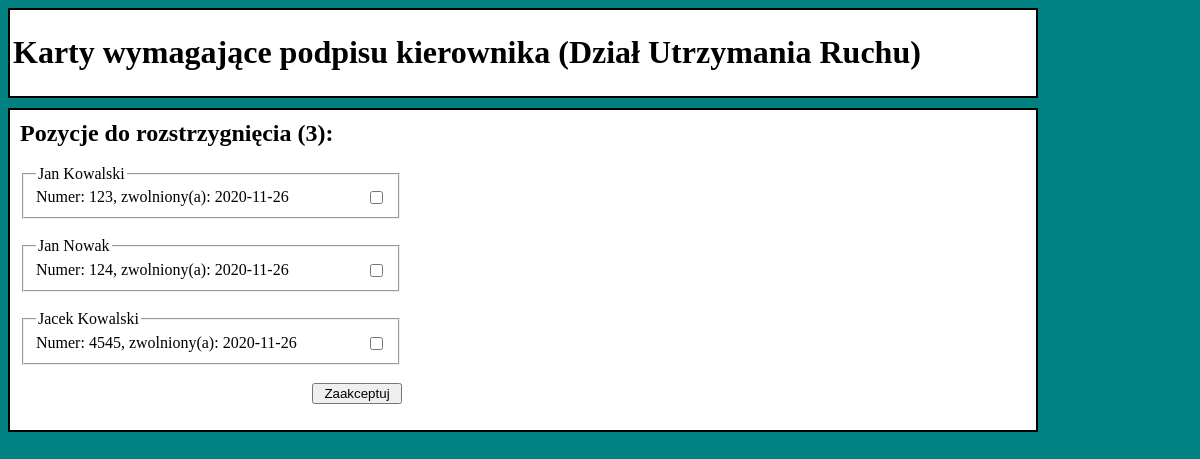
Screenshot of /masterpanel.php (signed in) with the database file from the repository.
### tables this page shows
CREATE TABLE `workers` (
  `id` int(32) NOT NULL,
  `username` varchar(32) NOT NULL,
  `password` varchar(32) NOT NULL,
  `name` varchar(32) NOT NULL,
  `surname` varchar(32) NOT NULL,
  `gediaid` int(11) NOT NULL,
  `retirementday` date NOT NULL,
  `isdone` tinyint(1) DEFAULT 0
);

### masterpanel.php (the view, shortened to what this page needs)
<?php
include('db/config.php');
?>
<html>
<head>
</head>
<body bgcolor="teal">
	<div id="container">
		<div id="naglowek">
			<?php
			$mastername = $_SESSION['mastername'];
			echo"<h1>Karty wymagające podpisu kierownika ($mastername)</h1>";
			?>
		</div>
		<div style="padding: 5px;"></div>
		<div id="content">
			<?php
				$mastername = $_SESSION['mastername'];
				$dbcall = mysqli_query($connection, "SELECT workerid, `$mastername` from cards WHERE `$mastername` = 0");
				$result = mysqli_num_rows($dbcall);
				$ile = $result;
				for($i=0; $i<$ile; $i++)
				{
					$rowarray = mysqli_fetch_array($dbcall);
					for($j=0; $j<2; $j++)
					{
						$TABCARDS[$i][$j] = $rowarray[$j];
					}
				}
				for($i=0; $i<$ile; $i++)
				{
					$ok = $TABCARDS[$i][0];
					$dbcall2 = mysqli_query($connection, "SELECT gediaid, name, surname, retirementday from workers WHERE gediaid = $ok");
					$rowarray = mysqli_fetch_array($dbcall2);
					for($j=0; $j<4; $j++)
					{
						$TABWORKER[$i][$j] = $rowarray[$j];
					}
				}
				echo "<font size=5>";
					echo "<b>";
						echo "	Pozycje do rozstrzygnięcia ($ile):";
					echo "</b>";
				echo "</font>";
				echo "<form method='post' action='masterpanel.php'>";
					echo "<div id='requestslist'>";
						echo "<div id='up'>";
								for($i=0; $i<$ile; $i++)
								{
									echo "<fieldset style='width: 350'>";
									echo "<legend>".$TABWORKER[$i][1]." ".$TABWORKER[$i][2]."</legend>";
										echo "Numer: ".$TABWORKER[$i][0].", zwolniony(a): ".$TABWORKER[$i][3];
										echo "<div style='float: right'>";
										echo "<input type='checkbox' name='czekbox".($i+1)."' />";
										echo "</div>";
									echo "</fieldset>";
									echo "<br />";
								}
						echo "</div>";
						echo "<div id='down' align='right'>";
							echo "<div id='buttons'>";
								echo "<input type='submit' name='accept' value='Zaakceptuj' style='display: block; width: 100%' />";
							echo "</div>";
						echo "</div>";
					echo "</div>";
				echo "</form>";
			?>
		</div>
	</div>
</body>
</html>

### masterpanel.php (style rules this page uses)
#container { width: 1030; }
#naglowek { border: solid black 2px; background-color: white; padding: 3px; }
#content { border: solid black 2px; background-color: white; padding: 10px; }
#requestslist { width: 382; }
#buttons { width: 90; }

### rows the page displays
workers: name "Jan", surname "Kowalski", gediaid "123", retirementday "2020-11-26"
workers: name "Jan", surname "Nowak", gediaid "124", retirementday "2020-11-26"
workers: name "Jacek", surname "Kowalski", gediaid "4545", retirementday "2020-11-26"

### other values shown
$mastername "Dział Utrzymania Ruchu"
$ile "3"
